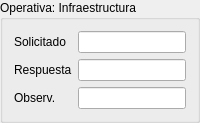
        <widget class="QGroupBox" name="formGroupBox">
         <property name="sizePolicy">
          <sizepolicy hsizetype="Expanding" vsizetype="Preferred">
           <horstretch>0</horstretch>
           <verstretch>0</verstretch>
          </sizepolicy>
         </property>
         <property name="title">
          <string>Operativa: Infraestructura</string>
         </property>
         <layout class="QFormLayout" name="formLayout_31">
          <item row="0" column="0">
           <widget class="QLabel" name="solicitadoLabel_7">
            <property name="text">
             <string>Solicitado</string>
            </property>
           </widget>
          </item>
          <item row="0" column="1">
           <widget class="QLineEdit" name="infraestructura_solicitado"/>
          </item>
          <item row="1" column="0">
           <widget class="QLabel" name="respuestaLabel_7">
            <property name="text">
             <string>Respuesta</string>
            </property>
           </widget>
          </item>
          <item row="1" column="1">
           <widget class="QLineEdit" name="infraestructura_respuesta"/>
          </item>
          <item row="2" column="0">
           <widget class="QLabel" name="observacionesLabel_2">
            <property name="text">
             <string>Observ.</string>
            </property>
           </widget>
          </item>
          <item row="2" column="1">
           <widget class="QLineEdit" name="infraestructura_observaciones"/>
          </item>
         </layout>
        </widget>
